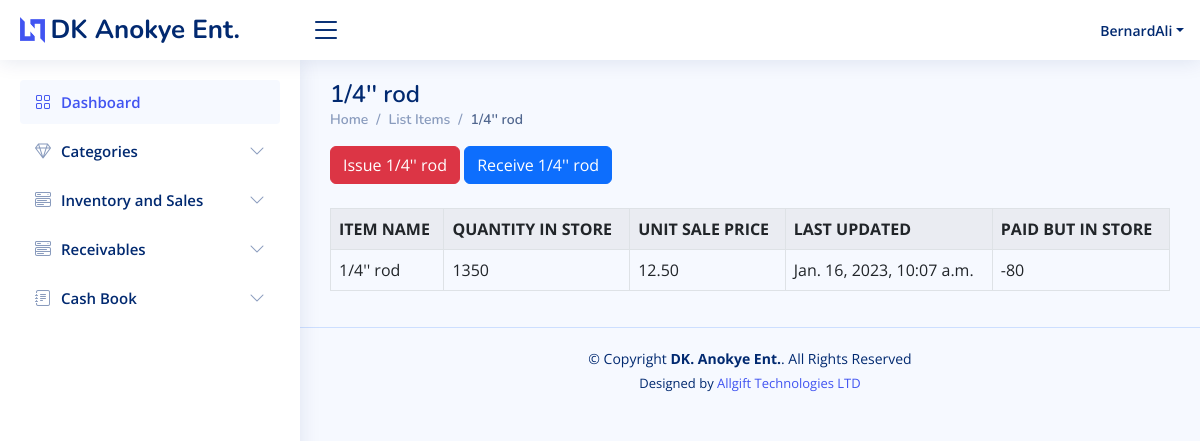
Screenshot of /stock_detail/5/ (signed in) with the database file from the repository.
### core/models.py (models this page shows, shortened)
class Stock(models.Model):
    category = models.ForeignKey(Category, on_delete=models.CASCADE, blank=True)
    item_name = models.CharField(max_length=50, blank=True, null=True)
    image = models.ImageField(default='product.png', upload_to='category_pics')
    receipt_no = models.CharField(max_length=50, blank=True, null=True)
    item_description = models.TextField(blank=True, null=True)
    quantity = models.IntegerField(default='0', blank=True, null=True)
    purchased_quantity = models.IntegerField(default='0', blank=True, null=True)
    purchased_by = models.CharField(max_length=50, blank=True, null=True)
    purchased_from = models.CharField(max_length=50, blank=True, null=True)
    unit_purchase_price = models.DecimalField(max_digits=10, decimal_places=2, blank=True, null=True)
    total_purchase_price = models.DecimalField(max_digits=10, decimal_places=2, blank=True, null=True)
    sale_quantity = models.IntegerField(default='0', blank=True, null=True)
    delivery_quantity = models.IntegerField(default='0', blank=True, null=True)
    yet_to_deliver = models.IntegerField(default='0', blank=True, null=True)
    waybill_number = models.CharField(max_length=50, blank=True, null=True)
    sale_by = models.CharField(max_length=50, blank=True, null=True)
    sale_to = models.CharField(max_length=50, blank=True, null=True)
    unit_sale_price = models.DecimalField(max_digits=10, decimal_places=2, blank=True, null=True)
    total_sale_price = models.DecimalField(max_digits=10, decimal_places=2, blank=True, null=True)
    payment_status = models.CharField(max_length=50, choices=Invoice_Choice, blank=True, null=True)
    balance = models.DecimalField(max_digits=10, decimal_places=2, default=0)
    phone_number = models.CharField(max_length=50, blank=True, null=True)
    created_by = models.CharField(max_length=50, blank=True, null=True)
    reorder_level = models.IntegerField(default='0', blank=True, null=True)
    created_on = models.DateTimeField(auto_now_add=True)
    expiry = models.DateTimeField(auto_now_add=True, blank=True, null=True)
    last_updated = models.DateTimeField(auto_now=True)
    export_to_CSV = models.BooleanField(default=False)

### core/views.py (the view)
# urls.py: path('stock_detail/<str:pk>/', views.stock_detail, name="stock_detail"),
@login_required
def stock_detail(request, pk):
    queryset = Stock.objects.get(id=pk)
    context = {
        "title": queryset.item_name,
        "queryset": queryset,
    }
    return render(request, "stock_detail.html", context)

### templates/stock_detail.html
{% extends 'base.html' %}
{% load crispy_forms_tags %}
{% block content %}
     <div class="pagetitle">
      <h1>{{queryset.item_name}}</h1>
      <nav>
        <ol class="breadcrumb">
          <li class="breadcrumb-item"><a href="{% url 'home' %}">Home</a></li>
          <li class="breadcrumb-item"><a href="{% url 'list_items' %}">List Items</a></li>
          <li class="breadcrumb-item active">{{queryset.item_name}}</li>
        </ol>
      </nav>
    </div>
     <section class="section dashboard">
         <a href="{% url 'issue_items' queryset.id %}"><div class='btn btn-danger'>Issue {{queryset.item_name}}</div></a>
         <a href="{% url 'receive_items' queryset.id %}"><div class='btn btn-primary'>Receive {{queryset.item_name}}</div></a>
            <br><br>
            <div class="display_table">
              <table class='table table-bordered table-striped'>
                      <tr>
                        <th>ITEM NAME</th>
                        <th>QUANTITY IN STORE</th>
                        <th>UNIT SALE PRICE</th>
                        <th>LAST UPDATED</th>
                        <th>PAID BUT IN STORE</th>
                      </tr>
                      <tr>
                        <td>{{queryset.item_name}}</td>
                        <td>
                          {% if queryset.quantity <= queryset.reorder_level %}
                          <div class="badge bg-danger">{{queryset.quantity}}</div>
                          {% else %}{{queryset.quantity}}
                          {% endif %}
                        </td>
                        <td>{{queryset.unit_sale_price}}</td>
                        <td>{{queryset.last_updated}}</td>
                          <td>{{queryset.yet_to_deliver}}</td>
                      </tr>
              </table>
        </div>
    </section>
{% endblock content %}

### templates/base.html (shortened to what this page needs)
{% load static %}
<!DOCTYPE html>
<html lang="en">
<head>
  <link href="{% static 'assets/vendor/bootstrap/css/bootstrap.min.css' %}" rel="stylesheet">
  <link href="{% static 'assets/vendor/bootstrap-icons/bootstrap-icons.css' %}" rel="stylesheet">
  <link href="{% static 'assets/vendor/boxicons/css/boxicons.min.css' %}" rel="stylesheet">
  <link href="{% static 'assets/vendor/quill/quill.snow.css' %}" rel="stylesheet">
  <link href="{% static 'assets/vendor/quill/quill.bubble.css' %}" rel="stylesheet">
  <link href="{% static 'assets/vendor/remixicon/remixicon.css' %}" rel="stylesheet">
  <link href="{% static 'assets/vendor/simple-datatables/style.css' %}" rel="stylesheet">
  <link href="{% static 'assets/css/style.css' %}" rel="stylesheet">
</head>
<body>
  <header id="header" class="header fixed-top d-flex align-items-center">
    <div class="d-flex align-items-center justify-content-between">
      <a href="{% url 'home' %}" class="logo d-flex align-items-center">
        <img src="{% static 'assets/img/logo.png' %}" alt="">
        <span class="d-none d-lg-block">DK Anokye Ent.</span>
      </a>
      <i class="bi bi-list toggle-sidebar-btn"></i>
    </div>
    <nav class="header-nav ms-auto">
      <ul class="d-flex align-items-center">
        {% if request.user.is_authenticated %}
        <li class="nav-item dropdown pe-3">
          <a class="nav-link nav-profile d-flex align-items-center pe-0" href="#" data-bs-toggle="dropdown">
            <span class="d-none d-md-block dropdown-toggle ps-2">{{ user.username }}</span>
          </a>
        </li>
        {% endif %}
      </ul>
    </nav>
  </header>
  <aside id="sidebar" class="sidebar">
    <ul class="sidebar-nav" id="sidebar-nav">
      <li class="nav-item">
        <a class="nav-link " href="{% url 'home' %}">
          <i class="bi bi-grid"></i>
          <span>Dashboard</span>
        </a>
      </li>
        {% if request.user.is_authenticated and request.user.is_superuser %}
      <li class="nav-item">
        <a class="nav-link collapsed" data-bs-target="#icons-nav" data-bs-toggle="collapse" href="#">
          <i class="bi bi-gem"></i><span>Categories</span><i class="bi bi-chevron-down ms-auto"></i>
        </a>
      </li>
      {% endif %}
      <li class="nav-item">
        <a class="nav-link collapsed" data-bs-target="#components-nav" data-bs-toggle="collapse" href="#">
          <i class="bi bi-menu-button-wide"></i><span>Inventory and Sales</span><i class="bi bi-chevron-down ms-auto"></i>
        </a>
      </li>
      <li class="nav-item">
        <a class="nav-link collapsed" data-bs-target="#components-rec" data-bs-toggle="collapse" href="#">
          <i class="bi bi-menu-button-wide"></i><span>Receivables</span><i class="bi bi-chevron-down ms-auto"></i>
        </a>
      </li>
      {% if request.user.is_authenticated and request.user.is_superuser %}
      <li class="nav-item">
        <a class="nav-link collapsed" data-bs-target="#forms-nav" data-bs-toggle="collapse" href="#">
          <i class="bi bi-journal-text"></i><span>Cash Book</span><i class="bi bi-chevron-down ms-auto"></i>
        </a>
      </li>
      {% endif %}
    </ul>
  </aside>
  <main id="main" class="main">
      {% block content %}
      {% endblock content %}
  </main>
  <footer id="footer" class="footer">
    <div class="copyright">
      &copy; Copyright <strong><span>DK. Anokye Ent.</span></strong>. All Rights Reserved
    </div>
    <div class="credits">
      Designed by <a href="https://allgifttechnologies.com/">Allgift Technologies LTD</a>
    </div>
  </footer>
</body>
</html>

### static/assets/css/style.css (style rules this page uses)
:root { scroll-behavior: smooth; }
body { font-family: "Open Sans", sans-serif; background: #f6f9ff; color: #444444; }
a { color: #4154f1; text-decoration: none; }
h1, h2, h3, h4, h5, h6 { font-family: "Nunito", sans-serif; }
#main { margin-top: 60px; padding: 20px 30px; transition: all 0.3s; }
.pagetitle { margin-bottom: 10px; }
.pagetitle h1 { font-size: 24px; margin-bottom: 0; font-weight: 600; color: #012970; }
.breadcrumb { font-size: 14px; font-family: "Nunito", sans-serif; color: #899bbd; font-weight: 600; }
.breadcrumb a { color: #899bbd; transition: 0.3s; }
.breadcrumb .breadcrumb-item::before { color: #899bbd; }
.breadcrumb .active { color: #51678f; font-weight: 600; }
.logo { line-height: 1; }
@media (min-width: 1200px) { .logo { width: 280px; } }
.logo img { max-height: 26px; margin-right: 6px; }
.logo span { font-size: 26px; font-weight: 700; color: #012970; font-family: "Nunito", sans-serif; }
.header { transition: all 0.5s; z-index: 997; height: 60px; box-shadow: 0px 2px 20px rgba(1, 41, 112, 0.1); background-color: #fff; padding-left: 20px; }
.header .toggle-sidebar-btn { font-size: 32px; padding-left: 10px; cursor: pointer; color: #012970; }
.header-nav ul { list-style: none; }
.header-nav>ul { margin: 0; padding: 0; }
.header-nav .nav-profile { color: #012970; }
.header-nav .nav-profile span { font-size: 14px; font-weight: 600; }
.sidebar { position: fixed; top: 60px; left: 0; bottom: 0; width: 300px; z-index: 996; transition: all 0.3s; padding: 20px; overflow-y: auto; scrollbar-width: thin; scrollbar-color: #aab7cf transparent; box-shadow: 0px 0px 20px rgba(1, 41, 112, 0.1); background-color: #fff; }
@media (min-width: 1200px) { #main, #footer { margin-left: 300px; } }
.sidebar-nav { padding: 0; margin: 0; list-style: none; }
.sidebar-nav li { padding: 0; margin: 0; list-style: none; }
.sidebar-nav .nav-item { margin-bottom: 5px; }
.sidebar-nav .nav-link { display: flex; align-items: center; font-size: 15px; font-weight: 600; color: #4154f1; transition: 0.3; background: #f6f9ff; padding: 10px 15px; border-radius: 4px; }
.sidebar-nav .nav-link i { font-size: 16px; margin-right: 10px; color: #4154f1; }
.sidebar-nav .nav-link.collapsed { color: #012970; background: #fff; }
.sidebar-nav .nav-link.collapsed i { color: #899bbd; }
.sidebar-nav .nav-link .bi-chevron-down { margin-right: 0; transition: transform 0.2s ease-in-out; }
.footer { padding: 20px 0; font-size: 14px; transition: all 0.3s; border-top: 1px solid #cddfff; }
.footer .copyright { text-align: center; color: #012970; }
.footer .credits { padding-top: 5px; text-align: center; font-size: 13px; color: #012970; }

### rows the page displays
Stock: item_name "1/4'' rod", quantity "1350", unit_sale_price "12.50", last_updated "Jan. 16, 2023, 10:07 a.m.", yet_to_deliver "-80"

### other values shown
{{ user.username }} "BernardAli"
